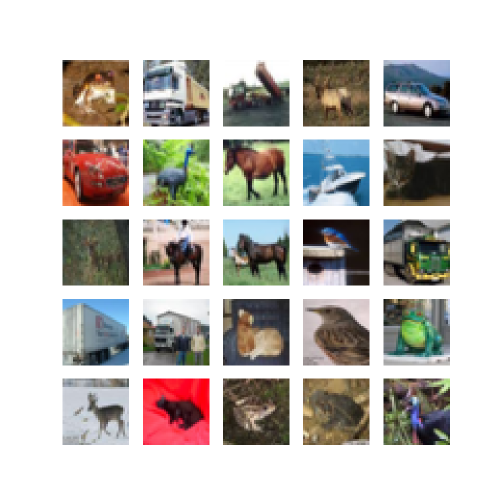
#> input picture python/srgan/cifar_samplesx32-0-0.png, 1000 x 1000 px, given in place of real_000.png, which was not available (shown at 1/2 size)
$ python evaluate_models.py   (older library calls are emulated)
#> lines starting #> are read from the running program, lines starting #| are printed output that depends on the picture; pictures that were not available may be replaced by others from this repository, and a replacement may not be noted
### python/utils/utils.py
import cv2 as cv2
import glob as glob
import imutils
import matplotlib.pyplot as plt
import matplotlib.patches as mpatches
import numpy as np
import os as os
import random
import torch
from skimage.measure import compare_ssim

# [9 lines left out: function alter_image, not called in this run]

def clear_dir(path):
    if os.path.exists(path):
        filelist = glob.glob(path + '/*')
        for f in filelist:
            try:
                os.remove(f)
            except:
                if len(os.listdir(f)) > 0:
                    print('rm ' + f)
                    clear_dir(f)
    else:
        os.mkdir(path)

def make_dir(path):
    if not os.path.exists(path):
        os.mkdir(path)

# Evaluate two images using SSIM.
# Source: https://ourcodeworld.com/articles/read/991/how-to-calculate-the-structural-similarity-index-ssim-between-two-images-with-python.
# Reference: https://github.com/mostafaGwely/Structural-Similarity-Index-SSIM-.
def evaluate_images(img_str_real, img_str_fake, img_str_out):
    # Read in images from input file paths.
#> called with img_str_real = 'srgan/frame_outputx32-90-3/real_000.png', img_str_fake = 'srgan/frame_outputx32-90-3/fake_000.png'
    img_real = cv2.imread(img_str_real)
#> img_real is the input picture: shape (1000, 1000, 3); mean B, G, R 187.3, 191.6, 195.3
    img_real = cv2.resize(img_real, (0,0), fx=0.5, fy=0.5)
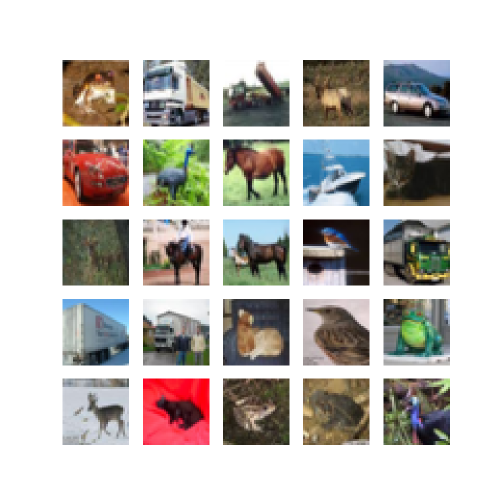
#> img_real: shape (500, 500, 3); mean B, G, R 187.3, 191.6, 195.3
    height_1, width_1 = img_real.shape[:2]
#> height_1 = 500; width_1 = 500
    img_fake = cv2.imread(img_str_fake)
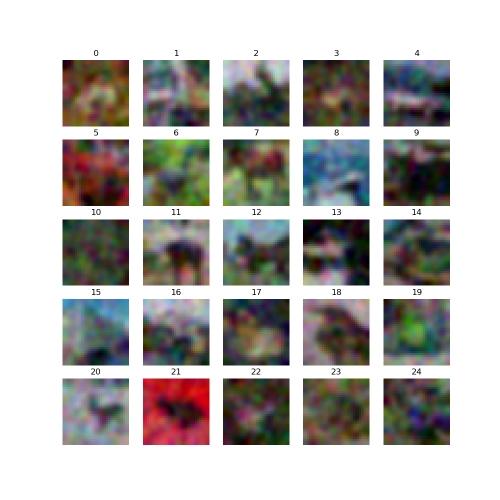
#> input picture python/srgan/cifar_samplesx75-7.png, 1000 x 1000 px, given in place of fake_000.png, which was not available (shown at 1/2 size)
#> img_fake is the input picture: shape (1000, 1000, 3); mean B, G, R 175.7, 178.8, 181.1
    img_fake = cv2.resize(img_fake, (0,0), fx=0.5, fy=0.5)
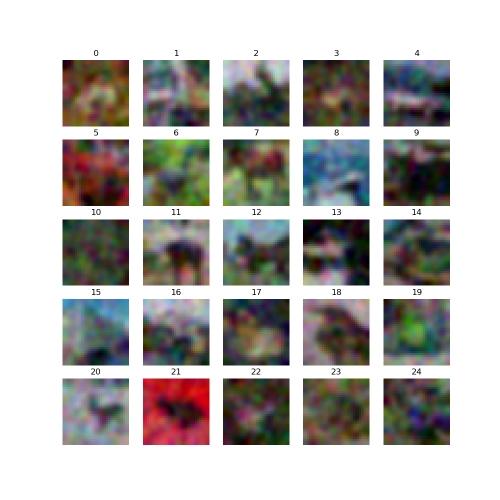
#> img_fake: shape (500, 500, 3); mean B, G, R 175.8, 178.8, 181.2
    height_2, width_2 = img_fake.shape[:2]
#> height_2 = 500; width_2 = 500

    # Find minimum height and width.
    height = min(height_1, height_2)
#> height = 500
    width = min(width_1, width_2)
#> width = 500

    # Evaluate images.
    #img_xor = cv2.bitwise_xor(img_real, img_fake)
    #img_out = cv2.bitwise_not(cv2.cvtColor(img_xor, cv2.COLOR_BGR2GRAY))

    # Compute the Structural Similarity Index (SSIM).
    img_real_gray = cv2.cvtColor(img_real, cv2.COLOR_BGR2GRAY)
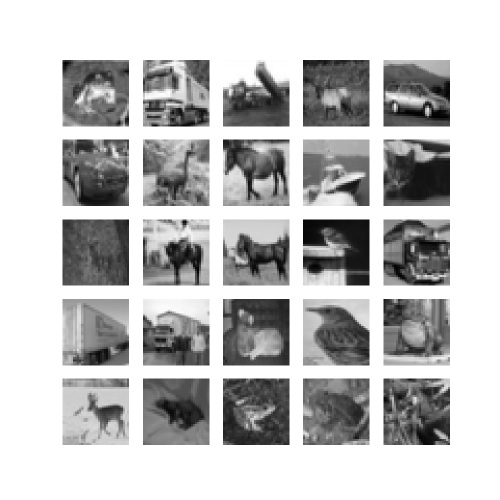
#> img_real_gray: shape (500, 500); min 0, max 255, mean 192.2
    img_fake_gray = cv2.cvtColor(img_fake, cv2.COLOR_BGR2GRAY)
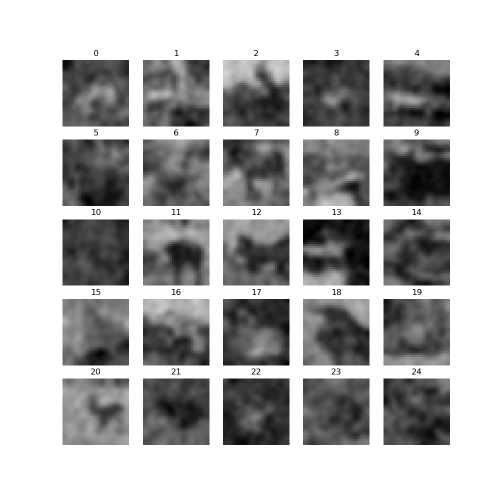
#> img_fake_gray: shape (500, 500); min 1, max 255, mean 179.2
#> (the run stopped early here; a loop or call above may not have finished)
